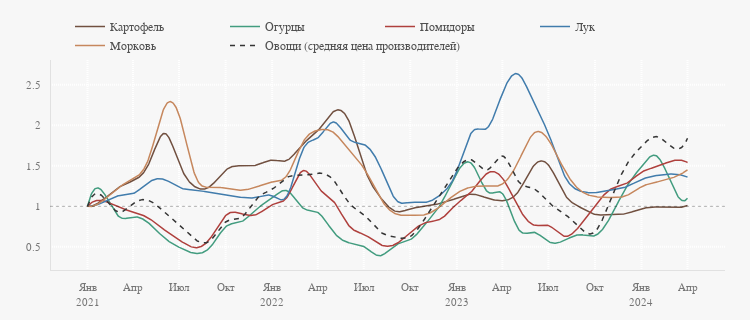

The notebook cell this image was saved under:
### Markdown cell above
### Цена овощей

### Code cell
fig = go.Figure(layout=dict(width=750, height=320))

# картофель
fig.add_trace(
    go.Scatter(
        x=smoothed(prices_food_growth['картофель, кг'], datetime_index=True).index,
        y=smoothed(prices_food_growth['картофель, кг'],  datetime_index=True).values.ravel(),
        mode='lines', line_color=palette[5], hoverinfo='skip',
        name='Картофель'))
fig.add_trace(
    go.Scatter(
        x=prices_food_growth['картофель, кг'].index,
        y=prices_food_growth['картофель, кг'],
        marker=dict(opacity=0, size=6),
        mode='markers', line_color=palette[5], showlegend=False,
        name='Картофель'))
# огурцы
fig.add_trace(
    go.Scatter(
        x=smoothed(prices_food_growth['огурцы свежие, кг'], datetime_index=True).index,
        y=smoothed(prices_food_growth['огурцы свежие, кг'],  datetime_index=True).values.ravel(),
        mode='lines', line_color=palette[3], hoverinfo='skip',
        name='Огурцы'))
fig.add_trace(
    go.Scatter(
        x=prices_food_growth['огурцы свежие, кг'].index,
        y=prices_food_growth['огурцы свежие, кг'],
        marker=dict(opacity=0, size=6),
        mode='markers', line_color=palette[3], showlegend=False,
        name='Огурцы'))
# помидоры
fig.add_trace(
    go.Scatter(
        x=smoothed(prices_food_growth['помидоры свежие, кг'], datetime_index=True).index,
        y=smoothed(prices_food_growth['помидоры свежие, кг'],  datetime_index=True).values.ravel(),
        mode='lines', line_color=palette[1], hoverinfo='skip',
        name='Помидоры'))
fig.add_trace(
    go.Scatter(
        x=prices_food_growth['помидоры свежие, кг'].index,
        y=prices_food_growth['помидоры свежие, кг'],
        marker=dict(opacity=0, size=6),
        mode='markers', line_color=palette[1], showlegend=False,
        name='Помидоры'))
# лук
fig.add_trace(
    go.Scatter(
        x=smoothed(prices_food_growth['лук репчатый, кг'], datetime_index=True).index,
        y=smoothed(prices_food_growth['лук репчатый, кг'],  datetime_index=True).values.ravel(),
        mode='lines', line_color=palette[2], hoverinfo='skip',
        name='Лук'))
fig.add_trace(
    go.Scatter(
        x=prices_food_growth['лук репчатый, кг'].index,
        y=prices_food_growth['лук репчатый, кг'],
        marker=dict(opacity=0, size=6),
        mode='markers', line_color=palette[2], showlegend=False,
        name='Лук'))
# морковь
fig.add_trace(
    go.Scatter(
        x=smoothed(prices_food_growth['морковь, кг'], datetime_index=True).index,
        y=smoothed(prices_food_growth['морковь, кг'],  datetime_index=True).values.ravel(),
        mode='lines', line_color=palette[9], hoverinfo='skip',
        name='Морковь'))
fig.add_trace(
    go.Scatter(
        x=prices_food_growth['морковь, кг'].index,
        y=prices_food_growth['морковь, кг'],
        marker=dict(opacity=0, size=6),
        mode='markers', line_color=palette[9], showlegend=False,
        name='Морковь'))
# овощи средняя цена
fig.add_trace(
    go.Scatter(
        x=smoothed(prices_food_growth['овощи'], datetime_index=True).index,
        y=smoothed(prices_food_growth['овощи'],  datetime_index=True).values.ravel(),
        mode='lines', line_color=palette[-5], opacity=1, line_dash='5px', hoverinfo='skip',
        name='Овощи (средняя цена производителей)'))
fig.add_trace(
    go.Scatter(
        x=prices_food_growth['овощи'].index,
        y=prices_food_growth['овощи'],
        marker=dict(opacity=0, size=6),
        mode='markers', line_color=palette[0], showlegend=False,
        name='Овощи (средняя цена производителей)'))

pl_hline(1)

fig.update_xaxes(dtick='M3', tickformat="%b<br>%Y", labelalias=xtickaliases)
fig.update_yaxes(dtick=0.5)
fig.update_layout(legend=dict(entrywidth=90, entrywidthmode='pixels'))

fig.show(config=config)
pl_savefig(figure=fig, name='prices-vegetables', path=path_img, config=config, fmt='html')

### Figure 1 — Plotly figure (JSON) as saved in the notebook; plotly's stock layout.template omitted (floating-point values rounded to 4 significant figures; data arrays with more than 128 entries replaced by an {"elided": "..."} marker saying what was removed)
{"data": [{"hoverinfo": "skip", "line": {"color": "#715040"}, "mode": "lines", "name": "Картофель", "type": "scatter", "x": {"elided": "1000 str values"}, "y": {"elided": "1000 float values"}}, {"line": {"color": "#715040"}, "marker": {"opacity": 0, "size": 6}, "mode": "markers", "name": "Картофель", "showlegend": false, "type": "scatter", "x": ["2021-01-01T00:00:00", "2021-02-01T00:00:00", "2021-03-01T00:00:00", "2021-04-01T00:00:00", "2021-05-01T00:00:00", "2021-06-01T00:00:00", "2021-07-01T00:00:00", "2021-08-01T00:00:00", "2021-09-01T00:00:00", "2021-10-01T00:00:00", "2021-11-01T00:00:00", "2021-12-01T00:00:00", "2022-01-01T00:00:00", "2022-02-01T00:00:00", "2022-03-01T00:00:00", "2022-04-01T00:00:00", "2022-05-01T00:00:00", "2022-06-01T00:00:00", "2022-07-01T00:00:00", "2022-08-01T00:00:00", "2022-09-01T00:00:00", "2022-10-01T00:00:00", "2022-11-01T00:00:00", "2022-12-01T00:00:00", "2023-01-01T00:00:00", "2023-02-01T00:00:00", "2023-03-01T00:00:00", "2023-04-01T00:00:00", "2023-05-01T00:00:00", "2023-06-01T00:00:00", "2023-07-01T00:00:00", "2023-08-01T00:00:00", "2023-09-01T00:00:00", "2023-10-01T00:00:00", "2023-11-01T00:00:00", "2023-12-01T00:00:00", "2024-01-01T00:00:00", "2024-02-01T00:00:00", "2024-03-01T00:00:00", "2024-04-01T00:00:00"], "y": [1, 1.08, 1.23, 1.32, 1.53, 1.9, 1.51, 1.24, 1.25, 1.45, 1.5, 1.51, 1.57, 1.57, 1.77, 1.94, 2.17, 2.05, 1.47, 1.12, 0.94, 0.97, 1, 1.04, 1.1, 1.15, 1.1, 1.07, 1.18, 1.5, 1.5, 1.15, 0.99, 0.9, 0.9, 0.91, 0.97, 0.99, 0.98, 1.01]}, {"hoverinfo": "skip", "line": {"color": "#429C7F"}, "mode": "lines", "name": "Огурцы", "type": "scatter", "x": {"elided": "1000 str values"}, "y": {"elided": "1000 float values"}}, {"line": {"color": "#429C7F"}, "marker": {"opacity": 0, "size": 6}, "mode": "markers", "name": "Огурцы", "showlegend": false, "type": "scatter", "x": ["2021-01-01T00:00:00", "2021-02-01T00:00:00", "2021-03-01T00:00:00", "2021-04-01T00:00:00", "2021-05-01T00:00:00", "2021-06-01T00:00:00", "2021-07-01T00:00:00", "2021-08-01T00:00:00", "2021-09-01T00:00:00", "2021-10-01T00:00:00", "2021-11-01T00:00:00", "2021-12-01T00:00:00", "2022-01-01T00:00:00", "2022-02-01T00:00:00", "2022-03-01T00:00:00", "2022-04-01T00:00:00", "2022-05-01T00:00:00", "2022-06-01T00:00:00", "2022-07-01T00:00:00", "2022-08-01T00:00:00", "2022-09-01T00:00:00", "2022-10-01T00:00:00", "2022-11-01T00:00:00", "2022-12-01T00:00:00", "2023-01-01T00:00:00", "2023-02-01T00:00:00", "2023-03-01T00:00:00", "2023-04-01T00:00:00", "2023-05-01T00:00:00", "2023-06-01T00:00:00", "2023-07-01T00:00:00", "2023-08-01T00:00:00", "2023-09-01T00:00:00", "2023-10-01T00:00:00", "2023-11-01T00:00:00", "2023-12-01T00:00:00", "2024-01-01T00:00:00", "2024-02-01T00:00:00", "2024-03-01T00:00:00", "2024-04-01T00:00:00"], "y": [1, 1.18, 0.88, 0.87, 0.79, 0.61, 0.49, 0.42, 0.5, 0.75, 0.81, 0.97, 1.1, 1.19, 0.98, 0.92, 0.68, 0.55, 0.5, 0.39, 0.52, 0.59, 0.79, 1.04, 1.41, 1.52, 1.18, 1.15, 0.72, 0.68, 0.56, 0.58, 0.65, 0.64, 0.87, 1.23, 1.49, 1.62, 1.26, 1.1]}, {"hoverinfo": "skip", "line": {"color": "#AF403D"}, "mode": "lines", "name": "Помидоры", "type": "scatter", "x": {"elided": "1000 str values"}, "y": {"elided": "1000 float values"}}, {"line": {"color": "#AF403D"}, "marker": {"opacity": 0, "size": 6}, "mode": "markers", "name": "Помидоры", "showlegend": false, "type": "scatter", "x": ["2021-01-01T00:00:00", "2021-02-01T00:00:00", "2021-03-01T00:00:00", "2021-04-01T00:00:00", "2021-05-01T00:00:00", "2021-06-01T00:00:00", "2021-07-01T00:00:00", "2021-08-01T00:00:00", "2021-09-01T00:00:00", "2021-10-01T00:00:00", "2021-11-01T00:00:00", "2021-12-01T00:00:00", "2022-01-01T00:00:00", "2022-02-01T00:00:00", "2022-03-01T00:00:00", "2022-04-01T00:00:00", "2022-05-01T00:00:00", "2022-06-01T00:00:00", "2022-07-01T00:00:00", "2022-08-01T00:00:00", "2022-09-01T00:00:00", "2022-10-01T00:00:00", "2022-11-01T00:00:00", "2022-12-01T00:00:00", "2023-01-01T00:00:00", "2023-02-01T00:00:00", "2023-03-01T00:00:00", "2023-04-01T00:00:00", "2023-05-01T00:00:00", "2023-06-01T00:00:00", "2023-07-01T00:00:00", "2023-08-01T00:00:00", "2023-09-01T00:00:00", "2023-10-01T00:00:00", "2023-11-01T00:00:00", "2023-12-01T00:00:00", "2024-01-01T00:00:00", "2024-02-01T00:00:00", "2024-03-01T00:00:00", "2024-04-01T00:00:00"], "y": [1, 1.07, 0.99, 0.93, 0.85, 0.71, 0.58, 0.49, 0.61, 0.89, 0.91, 0.9, 1.02, 1.12, 1.44, 1.23, 1.06, 0.76, 0.65, 0.53, 0.53, 0.68, 0.8, 0.85, 1.03, 1.19, 1.41, 1.34, 0.99, 0.77, 0.76, 0.63, 0.76, 1.01, 1.21, 1.28, 1.42, 1.49, 1.56, 1.54]}, {"hoverinfo": "skip", "line": {"color": "#417CAC"}, "mode": "lines", "name": "Лук", "type": "scatter", "x": {"elided": "1000 str values"}, "y": {"elided": "1000 float values"}}, {"line": {"color": "#417CAC"}, "marker": {"opacity": 0, "size": 6}, "mode": "markers", "name": "Лук", "showlegend": false, "type": "scatter", "x": ["2021-01-01T00:00:00", "2021-02-01T00:00:00", "2021-03-01T00:00:00", "2021-04-01T00:00:00", "2021-05-01T00:00:00", "2021-06-01T00:00:00", "2021-07-01T00:00:00", "2021-08-01T00:00:00", "2021-09-01T00:00:00", "2021-10-01T00:00:00", "2021-11-01T00:00:00", "2021-12-01T00:00:00", "2022-01-01T00:00:00", "2022-02-01T00:00:00", "2022-03-01T00:00:00", "2022-04-01T00:00:00", "2022-05-01T00:00:00", "2022-06-01T00:00:00", "2022-07-01T00:00:00", "2022-08-01T00:00:00", "2022-09-01T00:00:00", "2022-10-01T00:00:00", "2022-11-01T00:00:00", "2022-12-01T00:00:00", "2023-01-01T00:00:00", "2023-02-01T00:00:00", "2023-03-01T00:00:00", "2023-04-01T00:00:00", "2023-05-01T00:00:00", "2023-06-01T00:00:00", "2023-07-01T00:00:00", "2023-08-01T00:00:00", "2023-09-01T00:00:00", "2023-10-01T00:00:00", "2023-11-01T00:00:00", "2023-12-01T00:00:00", "2024-01-01T00:00:00", "2024-02-01T00:00:00", "2024-03-01T00:00:00", "2024-04-01T00:00:00"], "y": [1, 1.05, 1.13, 1.16, 1.3, 1.33, 1.23, 1.2, 1.17, 1.14, 1.11, 1.11, 1.13, 1.14, 1.7, 1.85, 2.04, 1.83, 1.76, 1.5, 1.09, 1.05, 1.05, 1.15, 1.43, 1.92, 1.97, 2.41, 2.63, 2.28, 1.88, 1.38, 1.19, 1.17, 1.2, 1.24, 1.33, 1.38, 1.4, 1.36]}, {"hoverinfo": "skip", "line": {"color": "#C6875D"}, "mode": "lines", "name": "Морковь", "type": "scatter", "x": {"elided": "1000 str values"}, "y": {"elided": "1000 float values"}}, {"line": {"color": "#C6875D"}, "marker": {"opacity": 0, "size": 6}, "mode": "markers", "name": "Морковь", "showlegend": false, "type": "scatter", "x": ["2021-01-01T00:00:00", "2021-02-01T00:00:00", "2021-03-01T00:00:00", "2021-04-01T00:00:00", "2021-05-01T00:00:00", "2021-06-01T00:00:00", "2021-07-01T00:00:00", "2021-08-01T00:00:00", "2021-09-01T00:00:00", "2021-10-01T00:00:00", "2021-11-01T00:00:00", "2021-12-01T00:00:00", "2022-01-01T00:00:00", "2022-02-01T00:00:00", "2022-03-01T00:00:00", "2022-04-01T00:00:00", "2022-05-01T00:00:00", "2022-06-01T00:00:00", "2022-07-01T00:00:00", "2022-08-01T00:00:00", "2022-09-01T00:00:00", "2022-10-01T00:00:00", "2022-11-01T00:00:00", "2022-12-01T00:00:00", "2023-01-01T00:00:00", "2023-02-01T00:00:00", "2023-03-01T00:00:00", "2023-04-01T00:00:00", "2023-05-01T00:00:00", "2023-06-01T00:00:00", "2023-07-01T00:00:00", "2023-08-01T00:00:00", "2023-09-01T00:00:00", "2023-10-01T00:00:00", "2023-11-01T00:00:00", "2023-12-01T00:00:00", "2024-01-01T00:00:00", "2024-02-01T00:00:00", "2024-03-01T00:00:00", "2024-04-01T00:00:00"], "y": [1, 1.07, 1.23, 1.34, 1.6, 2.22, 2.1, 1.38, 1.24, 1.22, 1.2, 1.24, 1.3, 1.39, 1.79, 1.94, 1.91, 1.69, 1.46, 1.11, 0.91, 0.89, 0.9, 1.01, 1.16, 1.24, 1.25, 1.28, 1.55, 1.9, 1.81, 1.45, 1.2, 1.12, 1.11, 1.13, 1.24, 1.3, 1.35, 1.45]}, {"hoverinfo": "skip", "line": {"color": "#353535", "dash": "5px"}, "mode": "lines", "name": "Овощи (средняя цена производителей)", "opacity": 1, "type": "scatter", "x": {"elided": "1000 str values"}, "y": {"elided": "1000 float values"}}, {"line": {"color": "#4F4F4F"}, "marker": {"opacity": 0, "size": 6}, "mode": "markers", "name": "Овощи (средняя цена производителей)", "showlegend": false, "type": "scatter", "x": ["2021-01-01T00:00:00", "2021-02-01T00:00:00", "2021-03-01T00:00:00", "2021-04-01T00:00:00", "2021-05-01T00:00:00", "2021-06-01T00:00:00", "2021-07-01T00:00:00", "2021-08-01T00:00:00", "2021-09-01T00:00:00", "2021-10-01T00:00:00", "2021-11-01T00:00:00", "2021-12-01T00:00:00", "2022-01-01T00:00:00", "2022-02-01T00:00:00", "2022-03-01T00:00:00", "2022-04-01T00:00:00", "2022-05-01T00:00:00", "2022-06-01T00:00:00", "2022-07-01T00:00:00", "2022-08-01T00:00:00", "2022-09-01T00:00:00", "2022-10-01T00:00:00", "2022-11-01T00:00:00", "2022-12-01T00:00:00", "2023-01-01T00:00:00", "2023-02-01T00:00:00", "2023-03-01T00:00:00", "2023-04-01T00:00:00", "2023-05-01T00:00:00", "2023-06-01T00:00:00", "2023-07-01T00:00:00", "2023-08-01T00:00:00", "2023-09-01T00:00:00", "2023-10-01T00:00:00", "2023-11-01T00:00:00", "2023-12-01T00:00:00", "2024-01-01T00:00:00", "2024-02-01T00:00:00", "2024-03-01T00:00:00", "2024-04-01T00:00:00"], "y": [1, 1.12, 0.93, 1.04, 1.07, 0.93, 0.76, 0.59, 0.58, 0.81, 0.86, 1.1, 1.21, 1.36, 1.38, 1.41, 1.32, 1.04, 0.89, 0.69, 0.62, 0.63, 0.87, 1.17, 1.46, 1.57, 1.45, 1.62, 1.31, 1.22, 1.04, 0.91, 0.73, 0.69, 1.08, 1.5, 1.74, 1.86, 1.73, 1.84]}], "layout": {"height": 320, "legend": {"entrywidth": 90, "entrywidthmode": "pixels"}, "shapes": [{"line": {"color": "black", "dash": "3px", "width": 1}, "opacity": 0.3, "type": "line", "x0": 0, "x1": 1, "xref": "x domain", "y0": 1, "y1": 1, "yref": "y"}], "width": 750, "xaxis": {"autorange": true, "dtick": "M3", "labelalias": {"Apr<br>2021": "Апр", "Apr<br>2022": "Апр", "Apr<br>2023": "Апр", "Apr<br>2024": "Апр", "Aug<br>2021": "Авг", "Aug<br>2022": "Авг", "Aug<br>2023": "Авг", "Aug<br>2024": "Авг", "Dec<br>2021": "Дек", "Dec<br>2022": "Дек", "Dec<br>2023": "Дек", "Dec<br>2024": "Дек", "Feb<br>2021": "Фев", "Feb<br>2022": "Фев", "Feb<br>2023": "Фев", "Feb<br>2024": "Фев", "Jan<br>2021": "Янв<br>2021", "Jan<br>2022": "Янв<br>2022", "Jan<br>2023": "Янв<br>2023", "Jan<br>2024": "Янв<br>2024", "Jul<br>2021": "Июл", "Jul<br>2022": "Июл", "Jul<br>2023": "Июл", "Jul<br>2024": "Июл", "Jun<br>2021": "Июн", "Jun<br>2022": "Июн", "Jun<br>2023": "Июн", "Jun<br>2024": "Июн", "Mar<br>2021": "Мар", "Mar<br>2022": "Мар", "Mar<br>2023": "Мар", "Mar<br>2024": "Мар", "May<br>2021": "Май", "May<br>2022": "Май", "May<br>2023": "Май", "May<br>2024": "Май", "Nov<br>2021": "Ноя", "Nov<br>2022": "Ноя", "Nov<br>2023": "Ноя", "Nov<br>2024": "Ноя", "Oct<br>2021": "Окт", "Oct<br>2022": "Окт", "Oct<br>2023": "Окт", "Oct<br>2024": "Окт", "Sep<br>2021": "Сен", "Sep<br>2022": "Сен", "Sep<br>2023": "Сен", "Sep<br>2024": "Сен"}, "range": ["2020-10-18 21:00", "2024-06-14 03:00"], "tickformat": "%b<br>%Y", "type": "date"}, "yaxis": {"autorange": true, "dtick": 0.5, "range": [0.2141, 2.806], "type": "linear"}}}
